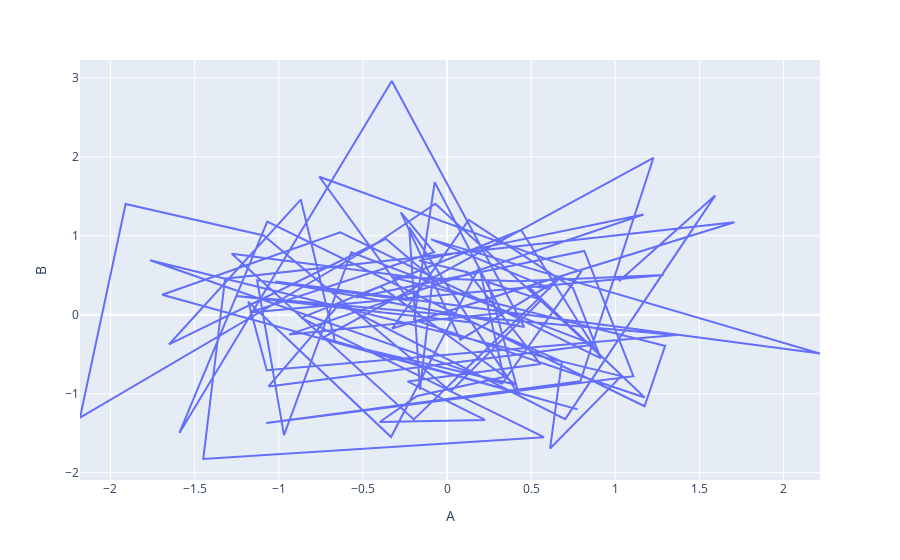

Notebook cell for this chart:
### Code cell
# use columns as axis
fig = px.line(df, x='A', y='B') # line is from plotly library
fig.show()
